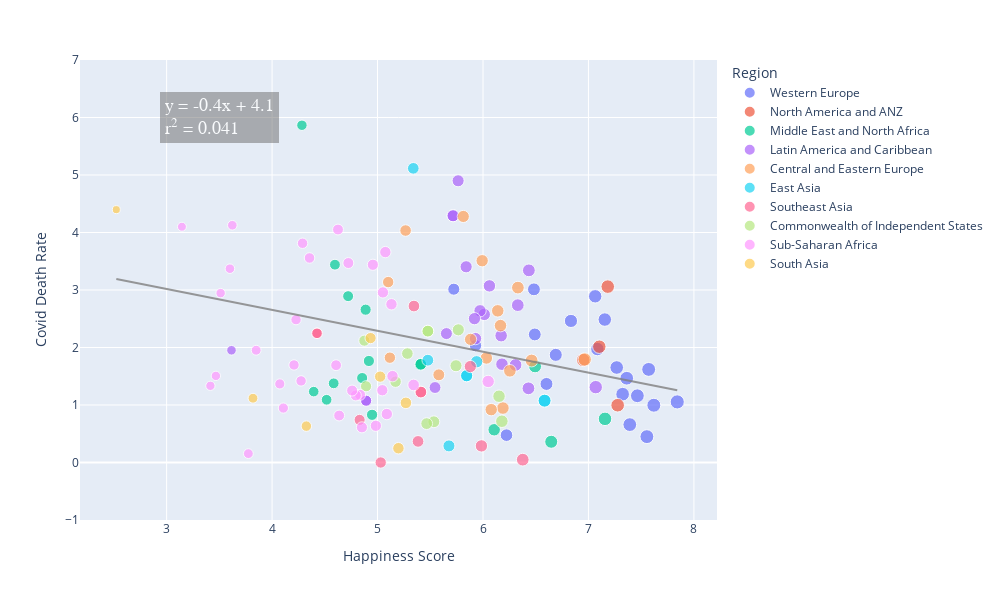

The notebook cell this image was saved under:
### Code cell
# Country's Happiness and Covid death rate

fig = px.scatter(final_df, x="Happiness Score", y="Covid Death Rate",  
                 hover_name="Country", color="Region", range_y=(-1,7),
                 size="Happiness Score", size_max=10,
                 width=1000, height=600)
fig

# LINEAR REGRESSION
# Set the x and y params for linear regression calculation
y = final_df["Covid Death Rate"]
x = sm.add_constant(final_df["Happiness Score"])

# Create the linear regression model and get values for regression line
model = sm.OLS(y, x, missing='drop')
results = model.fit()
reg_line = [(x*results.params[1])+results.params[0] for x in final_df["Happiness Score"]]

# Create text for regression paramaters
alpha = round(results.params[0],1)
beta = round(results.params[1],1)
r_squared = round(results.rsquared, 3)
line1 = 'y = ' + str(beta) + 'x' + ' + ' + str(alpha)
line2 = 'r<sup>2</sup> = ' + str(r_squared)
summary = line1 + '<br>' + line2 

# add linear regression line for whole sample
fig.add_traces(go.Scatter(x=final_df["Happiness Score"], y=reg_line,
                          mode = 'lines',
                          marker_color='gray',
                          name='Regression line',
                          opacity=0.8,
                          showlegend=False)
               )
# Add to the equation and r squared 
fig.add_annotation(x=3.5, y=6, xref="x", yref="y", text=summary,
                   font=dict(family="Courier New, monospace", size=18, color="#ffffff"),
                   showarrow=False, align="left",
                   borderwidth=2, borderpad=4, bgcolor="rgba(100,100,100, 0.6)",
                   opacity=0.8)

### Figure 1 — Plotly figure (JSON) as saved in the notebook; plotly's stock layout.template omitted (floating-point values rounded to 4 significant figures; data arrays with more than 128 entries replaced by an {"elided": "..."} marker saying what was removed)
{"data": [{"hovertemplate": "<b>%{hovertext}</b><br><br>Region=Western Europe<br>Happiness Score=%{marker.size}<br>Covid Death Rate=%{y}<extra></extra>", "hovertext": ["Finland", "Denmark", "Switzerland", "Iceland", "Netherlands", "Norway", "Sweden", "Luxembourg", "Austria", "Germany", "Ireland", "United Kingdom", "Belgium", "France", "Malta", "Spain", "Italy", "Cyprus", "Portugal", "Greece", "North Cyprus", "North Cyprus", "North Cyprus", "North Cyprus", "North Cyprus", "North Cyprus", "North Cyprus", "North Cyprus", "North Cyprus", "North Cyprus", "North Cyprus", "North Cyprus", "North Cyprus", "North Cyprus", "North Cyprus", "North Cyprus", "North Cyprus", "North Cyprus"], "legendgroup": "Western Europe", "marker": {"color": "#636efa", "size": [7.842, 7.62, 7.571, 7.554, 7.464, 7.392, 7.363, 7.324, 7.268, 7.155, 7.085, 7.064, 6.834, 6.69, 6.602, 6.491, 6.483, 6.223, 5.929, 5.723, 5.536, 5.536, 5.536, 5.536, 5.536, 5.536, 5.536, 5.536, 5.536, 5.536, 5.536, 5.536, 5.536, 5.536, 5.536, 5.536, 5.536, 5.536], "sizemode": "area", "sizeref": 0.07842, "symbol": "circle"}, "mode": "markers", "name": "Western Europe", "orientation": "v", "showlegend": true, "type": "scatter", "x": [7.842, 7.62, 7.571, 7.554, 7.464, 7.392, 7.363, 7.324, 7.268, 7.155, 7.085, 7.064, 6.834, 6.69, 6.602, 6.491, 6.483, 6.223, 5.929, 5.723, 5.536, 5.536, 5.536, 5.536, 5.536, 5.536, 5.536, 5.536, 5.536, 5.536, 5.536, 5.536, 5.536, 5.536, 5.536, 5.536, 5.536, 5.536], "xaxis": "x", "y": [1.054, 0.9958, 1.619, 0.4498, 1.161, 0.659, 1.465, 1.188, 1.652, 2.486, 1.973, 2.89, 2.462, 1.872, 1.366, 2.227, 3.012, 0.4755, 2.032, 3.014, null, null, null, null, null, null, null, null, null, null, null, null, null, null, null, null, null, null], "yaxis": "y"}, {"hovertemplate": "<b>%{hovertext}</b><br><br>Region=North America and ANZ<br>Happiness Score=%{marker.size}<br>Covid Death Rate=%{y}<extra></extra>", "hovertext": ["New Zealand", "Australia", "Canada", "United States"], "legendgroup": "North America and ANZ", "marker": {"color": "#EF553B", "size": [7.277, 7.183, 7.103, 6.951], "sizemode": "area", "sizeref": 0.07842, "symbol": "circle"}, "mode": "markers", "name": "North America and ANZ", "orientation": "v", "showlegend": true, "type": "scatter", "x": [7.277, 7.183, 7.103, 6.951], "xaxis": "x", "y": [0.9962, 3.059, 2.014, 1.784], "yaxis": "y"}, {"hovertemplate": "<b>%{hovertext}</b><br><br>Region=Middle East and North Africa<br>Happiness Score=%{marker.size}<br>Covid Death Rate=%{y}<extra></extra>", "hovertext": ["Israel", "Bahrain", "United Arab Emirates", "Saudi Arabia", "Kuwait", "Libya", "Libya", "Turkey", "Morocco", "Algeria", "Iraq", "Iran", "Tunisia", "Lebanon", "Palestinian Territories", "Jordan", "Egypt", "Yemen"], "legendgroup": "Middle East and North Africa", "marker": {"color": "#00cc96", "size": [7.157, 6.647, 6.561, 6.494, 6.106, 5.41, 5.41, 4.948, 4.918, 4.887, 4.854, 4.721, 4.596, 4.584, 4.517, 4.395, 4.283, 3.658], "sizemode": "area", "sizeref": 0.07842, "symbol": "circle"}, "mode": "markers", "name": "Middle East and North Africa", "orientation": "v", "showlegend": true, "type": "scatter", "x": [7.157, 6.647, 6.561, 6.494, 6.106, 5.41, 5.41, 4.948, 4.918, 4.887, 4.854, 4.721, 4.596, 4.584, 4.517, 4.395, 4.283, 3.658], "xaxis": "x", "y": [0.7588, 0.3607, null, 1.671, 0.5692, 1.708, 1.708, 0.8291, 1.766, 2.658, 1.469, 2.893, 3.44, 1.377, 1.091, 1.233, 5.865, 19.41], "yaxis": "y"}, {"hovertemplate": "<b>%{hovertext}</b><br><br>Region=Latin America and Caribbean<br>Happiness Score=%{marker.size}<br>Covid Death Rate=%{y}<extra></extra>", "hovertext": ["Costa Rica", "Guatemala", "Uruguay", "Brazil", "Mexico", "Jamaica", "Panama", "Chile", "El Salvador", "Colombia", "Nicaragua", "Argentina", "Honduras", "Peru", "Ecuador", "Bolivia", "Bolivia", "Paraguay", "Dominican Republic", "Venezuela", "Venezuela", "Haiti"], "legendgroup": "Latin America and Caribbean", "marker": {"color": "#ab63fa", "size": [7.069, 6.435, 6.431, 6.33, 6.317, 6.309, 6.18, 6.172, 6.061, 6.012, 5.972, 5.929, 5.919, 5.84, 5.764, 5.716, 5.716, 5.653, 5.545, 4.892, 4.892, 3.615], "sizemode": "area", "sizeref": 0.07842, "symbol": "circle"}, "mode": "markers", "name": "Latin America and Caribbean", "orientation": "v", "showlegend": true, "type": "scatter", "x": [7.069, 6.435, 6.431, 6.33, 6.317, 6.309, 6.18, 6.172, 6.061, 6.012, 5.972, 5.929, 5.919, 5.84, 5.764, 5.716, 5.716, 5.653, 5.545, 4.892, 4.892, 3.615], "xaxis": "x", "y": [1.31, 3.342, 1.29, 2.736, 9.239, 1.696, 1.71, 2.206, 3.072, 2.575, 2.638, 2.155, 2.501, 3.404, 4.899, 4.291, 4.291, 2.242, 1.304, 1.075, 1.075, 1.951], "yaxis": "y"}, {"hovertemplate": "<b>%{hovertext}</b><br><br>Region=Central and Eastern Europe<br>Happiness Score=%{marker.size}<br>Covid Death Rate=%{y}<extra></extra>", "hovertext": ["Czech Republic", "Slovenia", "Kosovo", "Kosovo", "Kosovo", "Kosovo", "Kosovo", "Kosovo", "Kosovo", "Kosovo", "Kosovo", "Kosovo", "Kosovo", "Kosovo", "Kosovo", "Kosovo", "Kosovo", "Kosovo", "Kosovo", "Kosovo", "Slovakia", "Lithuania", "Estonia", "Poland", "Romania", "Serbia", "Latvia", "Hungary", "Croatia", "Bosnia and Herzegovina", "Montenegro", "Bulgaria", "Albania", "North Macedonia"], "legendgroup": "Central and Eastern Europe", "marker": {"color": "#FFA15A", "size": [6.965, 6.461, 6.372, 6.372, 6.372, 6.372, 6.372, 6.372, 6.372, 6.372, 6.372, 6.372, 6.372, 6.372, 6.372, 6.372, 6.372, 6.372, 6.372, 6.372, 6.331, 6.255, 6.189, 6.166, 6.14, 6.078, 6.032, 5.992, 5.882, 5.813, 5.581, 5.266, 5.117, 5.101], "sizemode": "area", "sizeref": 0.07842, "symbol": "circle"}, "mode": "markers", "name": "Central and Eastern Europe", "orientation": "v", "showlegend": true, "type": "scatter", "x": [6.965, 6.461, 6.372, 6.372, 6.372, 6.372, 6.372, 6.372, 6.372, 6.372, 6.372, 6.372, 6.372, 6.372, 6.372, 6.372, 6.372, 6.372, 6.372, 6.372, 6.331, 6.255, 6.189, 6.166, 6.14, 6.078, 6.032, 5.992, 5.882, 5.813, 5.581, 5.266, 5.117, 5.101], "xaxis": "x", "y": [1.792, 1.773, null, null, null, null, null, null, null, null, null, null, null, null, null, null, null, null, null, null, 3.041, 1.595, 0.9469, 2.381, 2.638, 0.9193, 1.817, 3.509, 2.142, 4.279, 1.525, 4.034, 1.823, 3.138], "yaxis": "y"}, {"hovertemplate": "<b>%{hovertext}</b><br><br>Region=East Asia<br>Happiness Score=%{marker.size}<br>Covid Death Rate=%{y}<extra></extra>", "hovertext": ["Taiwan Province of China", "Taiwan Province of China", "Japan", "South Korea", "South Korea", "Mongolia", "Hong Kong S.A.R. of China", "China"], "legendgroup": "East Asia", "marker": {"color": "#19d3f3", "size": [6.584, 6.584, 5.94, 5.845, 5.845, 5.677, 5.477, 5.339], "sizemode": "area", "sizeref": 0.07842, "symbol": "circle"}, "mode": "markers", "name": "East Asia", "orientation": "v", "showlegend": true, "type": "scatter", "x": [6.584, 6.584, 5.94, 5.845, 5.845, 5.677, 5.477, 5.339], "xaxis": "x", "y": [1.075, 1.075, 1.752, 1.509, 1.509, 0.2886, 1.779, 5.116], "yaxis": "y"}, {"hovertemplate": "<b>%{hovertext}</b><br><br>Region=Southeast Asia<br>Happiness Score=%{marker.size}<br>Covid Death Rate=%{y}<extra></extra>", "hovertext": ["Singapore", "Thailand", "Philippines", "Vietnam", "Vietnam", "Malaysia", "Indonesia", "Laos", "Cambodia", "Myanmar", "Myanmar"], "legendgroup": "Southeast Asia", "marker": {"color": "#FF6692", "size": [6.377, 5.985, 5.88, 5.411, 5.411, 5.384, 5.345, 5.03, 4.83, 4.426, 4.426], "sizemode": "area", "sizeref": 0.07842, "symbol": "circle"}, "mode": "markers", "name": "Southeast Asia", "orientation": "v", "showlegend": true, "type": "scatter", "x": [6.377, 5.985, 5.88, 5.411, 5.411, 5.384, 5.345, 5.03, 4.83, 4.426, 4.426], "xaxis": "x", "y": [0.04911, 0.2885, 1.669, 1.225, 1.225, 0.3669, 2.721, 0, 0.7412, 2.247, 2.247], "yaxis": "y"}, {"hovertemplate": "<b>%{hovertext}</b><br><br>Region=Commonwealth of Independent States<br>Happiness Score=%{marker.size}<br>Covid Death Rate=%{y}<extra></extra>", "hovertext": ["Uzbekistan", "Kazakhstan", "Moldova", "Kyrgyzstan", "Belarus", "Russia", "Russia", "Tajikistan", "Armenia", "Azerbaijan", "Turkmenistan", "Georgia", "Ukraine"], "legendgroup": "Commonwealth of Independent States", "marker": {"color": "#B6E880", "size": [6.179, 6.152, 5.766, 5.744, 5.534, 5.477, 5.477, 5.466, 5.283, 5.171, 5.066, 4.891, 4.875], "sizemode": "area", "sizeref": 0.07842, "symbol": "circle"}, "mode": "markers", "name": "Commonwealth of Independent States", "orientation": "v", "showlegend": true, "type": "scatter", "x": [6.179, 6.152, 5.766, 5.744, 5.534, 5.477, 5.477, 5.466, 5.283, 5.171, 5.066, 4.891, 4.875], "xaxis": "x", "y": [0.7177, 1.153, 2.307, 1.683, 0.7083, 2.285, 2.285, 0.6763, 1.895, 1.406, null, 1.326, 2.119], "yaxis": "y"}, {"hovertemplate": "<b>%{hovertext}</b><br><br>Region=Sub-Saharan Africa<br>Happiness Score=%{marker.size}<br>Covid Death Rate=%{y}<extra></extra>", "hovertext": ["Mauritius", "Congo (Brazzaville)", "Ivory Coast", "Ivory Coast", "Cameroon", "Senegal", "Ghana", "Niger", "Gambia", "Benin", "Guinea", "South Africa", "Gabon", "Burkina Faso", "Mozambique", "Nigeria", "Mali", "Uganda", "Liberia", "Kenya", "Namibia", "Namibia", "Namibia", "Namibia", "Namibia", "Namibia", "Namibia", "Namibia", "Namibia", "Namibia", "Namibia", "Namibia", "Namibia", "Namibia", "Namibia", "Namibia", "Namibia", "Namibia", "Chad", "Swaziland", "Comoros", "Ethiopia", "Mauritania", "Madagascar", "Togo", "Zambia", "Sierra Leone", "Burundi", "Tanzania", "Malawi", "Lesotho", "Botswana", "Rwanda", "Zimbabwe"], "legendgroup": "Sub-Saharan Africa", "marker": {"color": "#FF97FF", "size": [6.049, 5.342, 5.306, 5.306, 5.142, 5.132, 5.088, 5.074, 5.051, 5.045, 4.984, 4.956, 4.852, 4.834, 4.794, 4.759, 4.723, 4.636, 4.625, 4.607, 4.574, 4.574, 4.574, 4.574, 4.574, 4.574, 4.574, 4.574, 4.574, 4.574, 4.574, 4.574, 4.574, 4.574, 4.574, 4.574, 4.574, 4.574, 4.355, 4.308, 4.289, 4.275, 4.227, 4.208, 4.107, 4.073, 3.849, 3.775, 3.623, 3.6, 3.512, 3.467, 3.415, 3.145], "sizemode": "area", "sizeref": 0.07842, "symbol": "circle"}, "mode": "markers", "name": "Sub-Saharan Africa", "orientation": "v", "showlegend": true, "type": "scatter", "x": [6.049, 5.342, 5.306, 5.306, 5.142, 5.132, 5.088, 5.074, 5.051, 5.045, 4.984, 4.956, 4.852, 4.834, 4.794, 4.759, 4.723, 4.636, 4.625, 4.607, 4.574, 4.574, 4.574, 4.574, 4.574, 4.574, 4.574, 4.574, 4.574, 4.574, 4.574, 4.574, 4.574, 4.574, 4.574, 4.574, 4.574, 4.574, 4.355, 4.308, 4.289, 4.275, 4.227, 4.208, 4.107, 4.073, 3.849, 3.775, 3.623, 3.6, 3.512, 3.467, 3.415, 3.145], "xaxis": "x", "y": [1.41, 1.349, null, null, 1.502, 2.752, 0.8425, 3.659, 2.958, 1.256, 0.6384, 3.439, 0.6115, 1.176, 1.167, 1.251, 3.469, 0.817, 4.051, 1.692, null, null, null, null, null, null, null, null, null, null, null, null, null, null, null, null, null, null, 3.557, null, 3.813, 1.419, 2.484, 1.697, 0.9469, 1.366, 1.953, 0.1545, 4.126, 3.37, 2.946, 1.506, 1.334, 4.101], "yaxis": "y"}, {"hovertemplate": "<b>%{hovertext}</b><br><br>Region=South Asia<br>Happiness Score=%{marker.size}<br>Covid Death Rate=%{y}<extra></extra>", "hovertext": ["Nepal", "Maldives", "Bangladesh", "Pakistan", "Sri Lanka", "India", "Afghanistan"], "legendgroup": "South Asia", "marker": {"color": "#FECB52", "size": [5.269, 5.198, 5.025, 4.934, 4.325, 3.819, 2.523], "sizemode": "area", "sizeref": 0.07842, "symbol": "circle"}, "mode": "markers", "name": "South Asia", "orientation": "v", "showlegend": true, "type": "scatter", "x": [5.269, 5.198, 5.025, 4.934, 4.325, 3.819, 2.523], "xaxis": "x", "y": [1.037, 0.2484, 1.494, 2.164, 0.6329, 1.118, 4.398], "yaxis": "y"}, {"marker": {"color": "gray"}, "mode": "lines", "name": "Regression line", "opacity": 0.8, "showlegend": false, "type": "scatter", "x": {"elided": "209 float values"}, "y": {"elided": "209 float values"}}], "layout": {"annotations": [{"align": "left", "bgcolor": "rgba(100,100,100, 0.6)", "borderpad": 4, "borderwidth": 2, "font": {"color": "#ffffff", "family": "Courier New, monospace", "size": 18}, "opacity": 0.8, "showarrow": false, "text": "y = -0.4x + 4.1<br>r<sup>2</sup> = 0.041", "x": 3.5, "xref": "x", "y": 6, "yref": "y"}], "height": 600, "legend": {"itemsizing": "constant", "title": {"text": "Region"}, "tracegroupgap": 0}, "margin": {"t": 60}, "width": 1000, "xaxis": {"anchor": "y", "domain": [0, 1], "title": {"text": "Happiness Score"}}, "yaxis": {"anchor": "x", "domain": [0, 1], "range": [-1, 7], "title": {"text": "Covid Death Rate"}}}}
